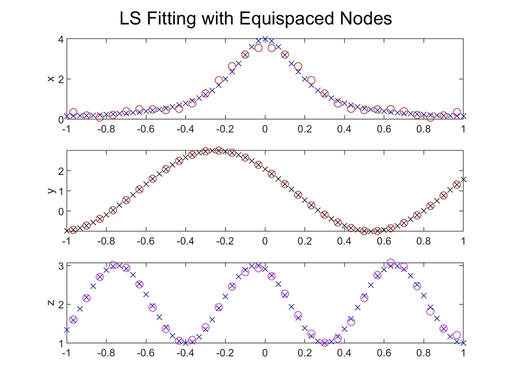
%> input picture hw_2/LS_Fitting_with_Equi_Nodes.jpg (cropped and resized to the size of MATLAB's example picture), 512 x 384 px, given in place of peppers.png, which was not available
$ octave demo_deconv_direct_circulant.m   (GNU Octave 9; MATLAB toolbox functions it lacks are replaced by stand-ins)
%> lines starting %> are read from the running program, lines starting %| are printed output that depends on the picture; pictures that were not available may be replaced by others from this repository, and a replacement may not be noted
### hw_3/demo_scripts/demo_images_blurring/deconvolution_2D_direct.m
function Y = deconvolution_2D_direct( B, T1, T2)
%
%  Y = deconvolution_2D_direct( B, T1, T2);
%
% Input
% =====
%  B: image blurred by separable circulant convolutions
%  T1, T2: circulant convolution matrices in explicit form
% Output
% ======

B1 = T1\B;
Y  = B1/T2;                            %   Y = inv(T1) * B * inv(T2 );

return

%% Programmer
%  Xiaobai Sun
%  Duke CS
%

### hw_3/demo_scripts/demo_images_blurring/deconvolution_2D_viaFFT.m
function X = deconvolution_2D_viaFFT( B, r1, r2, flag_conditioning)
%
%  X = deconvolution_2D_viaFFT( B, r1, r2, flag_conditioning) ;
%
% Input
% ======
% B:  image blurred by separable 2D circulant convolutions
% r1, r2: the leading rows for the circulant convolutions in dim-1 and
%         dim-2
% flag_conditioning: boolean
%
% Output
% =======
% X: image obtained by deconvolution via FFTs

tau_min = 100*eps;

r1hat      = fft(r1);                    % for the blurring operator in dim-1
minSigmaT1 = min( abs(r1hat) );
maxSigmaT1 = max( abs(r1hat) );
kappa1     = maxSigmaT1/minSigmaT1 ;     % condition number of T1

tau1 = tau_min * maxSigmaT1;
if minSigmaT1 < tau1
    fprintf('\n   T1 is near singular');
    if flag_conditioning
      r1small_idx = find( abs(r1hat) < tau1);
      r1hat( r1small_idx ) = tau1;
    end
end

r2hat      = fft(r2);                     % for the blurring operator in dim-2
minSigmaT2 = min( abs(r2hat) );
maxSigmaT2 = max( abs(r2hat) );
kappa2     = maxSigmaT2/minSigmaT2 ;      % condition number of T2

tau2 = tau_min * maxSigmaT2;
if minSigmaT2 < tau2
    fprintf('\n   T2 is near singular');
    if flag_conditioning
     r2small_idx = find( abs(r2hat) < tau2 );
     r2hat( r2small_idx ) = tau2 ;
    end
end

msg_prefix = sprintf('\n   Blurring-model condition numbers ');
msg_suffix = sprintf('\n    [kappa1, kappa2] = [ %0.2e, %0.2e] \n', kappa1, kappa2) ;
fprintf('%s %s', msg_prefix, msg_suffix);

Bhat = fft(B.').' ;
Bhat = ifft( Bhat ) ;
Xhat = diag(1./r1hat) * Bhat * diag(1./r2hat);

X = fft( Xhat );
X = ifft( X.').';
X = real( X);

return

%% programmer
%  Xiaobai Sun
%  Duke CS

### hw_3/demo_scripts/demo_images_blurring/vector_comparison.m
function vec_diffs = vector_comparison (A, B)
%  vec_diffs = vector_comparison (A, B);
%
%  provides comparisons between data arrays A and B of the same dimensions
%                                       size(B) = size(A)
%
% Output: vec_diffs.err     the difference in F-norm between Acs and Bcs
%                  Xcs:= X centered and scaled by Euclidean length length
%         vec_diffs.sim     the similarity between Acs and Bcs
%         vec_diffs.akl     the KL score with Acs as the host
%         vec_diffs.bkl     the KL score with Bcs as the host

asize = size(A);
bsize = size(B);

Acentered = A - sum( A, "all")/prod(asize);
Bcentered = B - sum( B, "all")/prod(bsize);

Alength = norm( Acentered, 'fro');
Blength = norm( Bcentered, 'fro');

Acs = Acentered/Alength;        % centered and scaled
Bcs = Bcentered/Blength;

derr = norm( Acs - Bcs,  'fro');
dsim = sum(  Acs .* Bcs, "all");

%% ... output

vec_diffs.err = derr;
vec_diffs.sim = dsim;

%%
fprintf('\n     display the histograms ... ')
figure
subplot(2,1,1)
histogram( Acs(:) );
subplot(2,1,2)
histogram( Bcs(:) );

end

%% programmer
%  Xiaobai Sun
%  Duke CS

### hw_3/demo_scripts/demo_images_blurring/gen_circulant_convolution.m
function [c, r, T] = gen_circulant_convolution(n, b)
% [c, r, T] = gen_circulant_convolution(n, b);
%
% Input
% =====
% n   the signal length
% b   the convolution support, b <= n
% Output
% ======
% c, r : the leading column and row of the circulant matrix
%        for compressive representation
% T    : the circument matrix in explicit form
%        unweighted (can be changed into weighted)
%

kl = floor(b/2);              % half-bandwidth in the lower triangular
ku = b - kl - 1 ;             % half-bandwidth in the upper triangular

c = -[ ones(1+kl,1); zeros(n-(kl+ku+1),1) ; ones(ku,1) ];  % leading column
r = -[ ones(1+ku,1); zeros(n-(kl+ku+1),1) ; ones(kl,1) ];  % leading row
c(1) = 2 ;                                                 % the diagonal element
r(1) = 2 ;

T = toeplitz(c,r);        % circulant matrix in explicit form

end

%% programmer
%  Xiaobai Sun
%  Duke CS

### hw_3/demo_scripts/demo_images_blurring/demo_deconv_direct_circulant.m
% demo_deconv_directcirculant
%
% demo objectives
%    Direct deconvolution methods
%       deconvolution without DFT (brute-force)
%       deconvolution via FFT (for both efficiency and preconditioning)
%
%    Blurring process
%    -- convoluted, circulant/non-circulant, narrow/broad support
%    -- weighted or unweighted (such as the Laplacian weights)
%    -- separable or non-separable (more or less compressible)
%
%    Deblurring methods (deconvolution)
%    -- If (close to) circulent in any dimension,
%       use FFT along that dimension not only for efficiency
%       but also for the feasibility of conditioning for deblurring
%    -- Otherwise, brute-force direct or iterative
%                   (or preceded by direct, corrected by iterative)
%    -- sensitive if ill-conditioned and without preconditioning
%
%    Measures of reconstruction evaluation against the ground-truth
%    -- difference
%    -- similarity
%    -- KL discrepancy


close all
clear all

fprintf('\n\n   %s began ...\n',  mfilename );

%% ... load an image

Igray = imread('peppers.png');
%> Igray is the input picture: size 384x512x3 uint8; mean R, G, B 247.1, 246.1, 247.1
Igray = double( rgb2gray( Igray ) );
%> Igray: size 384x512 double

[n1,n2] = size( Igray );
%> n1 = 384; n2 = 512

%% ... create a circulant convolution kernel

band_cases = {'even-band-narrow', ...
              'even-band-not-narrow', ...
              'odd-band-narrow', ...
              'odd-band-not-narrow'};

for k = 1 : length(band_cases)
    fprintf('\n   case %d = %s', k, band_cases{k} );
end
idx = input('\n   enter the index to a demo case = ');
%> the answer given: 3

%% ... create a simulated convolution process

switch band_cases{idx}     % b = kl + ku + 1 the total band of support
    case 'even-band-narrow'
        b = 4;
    case 'odd-band-narrow'            % ill-conditioned
        b = 3;
    case 'even-band-not-narrow'
        b = 28;
    case 'odd-band-not-narrow'
        b = 27;
    otherwise
        error('unsupported demo case')
end

fprintf('\n   the convolution kernel support: b = %d  ', b );
fprintf('\n   generate and display the blurred image ... ');

%% ... contruction of the circulant convolution operators(without weights)

[c1, r1, T1] = gen_circulant_convolution( n1, b);

[c2, r2, T2] = gen_circulant_convolution( n2, b);

%% ... blur the 2D image with separable circulant convolutions

B  = T1 * Igray ;       % in dim-1
B  = B * T2;            % in dim-2
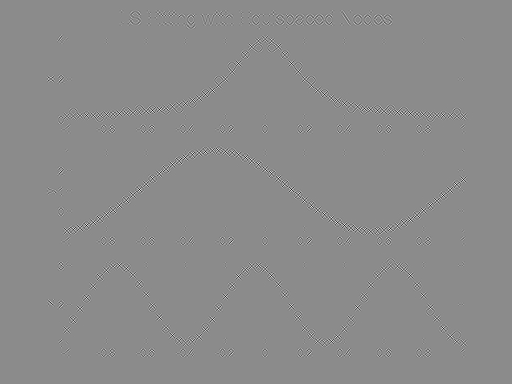
%> B: size 384x512 double; min -1030, max 852, mean 0; drawn with min black and max white

figure
subplot(2,2,1)
imagesc(Igray)
subplot(2,2,3)
imagesc(T1);
xlabel('blurring in dim-1')
subplot(2,2,2)
imagesc(T2);
xlabel('blurring in dim-2')
subplot(2,2,4)
imagesc( B ) ;
xlabel('the blurred image')
axis image
colormap('gray')
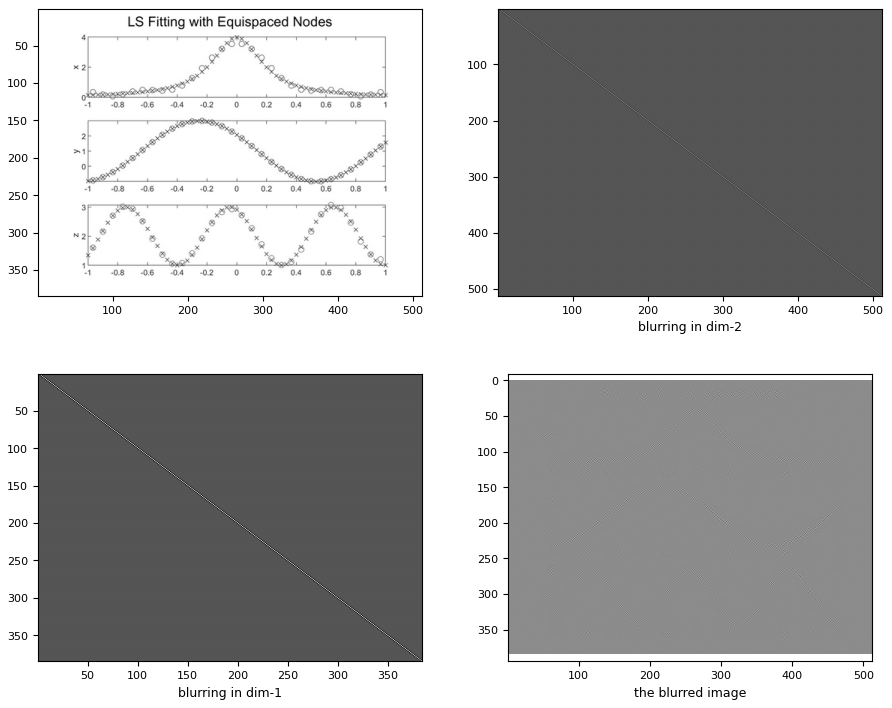
%> figure redrawn from the program's plot data, 4 panels


%%  ... deconvoluion via brute force solver : higher complexity

fprintf('\n\n   press a key for DEconvolution via brute force inversion ... \n')
pause();

Y = deconvolution_2D_direct( B, T1, T2) ;
%> in deconvolution_2D_direct, `B1 = T1\B;`:
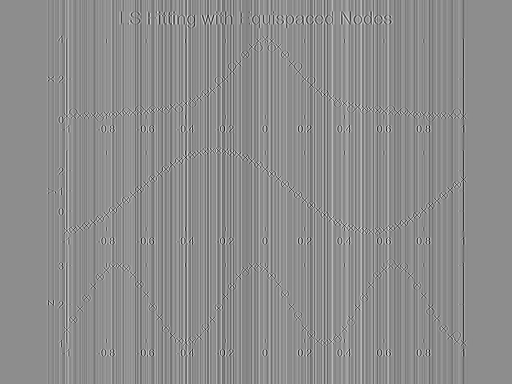
%> B1: size 384x512 double; min -504.1, max 405.5, mean 1; drawn with min black and max white
%> in deconvolution_2D_direct, `Y  = B1/T2;`:
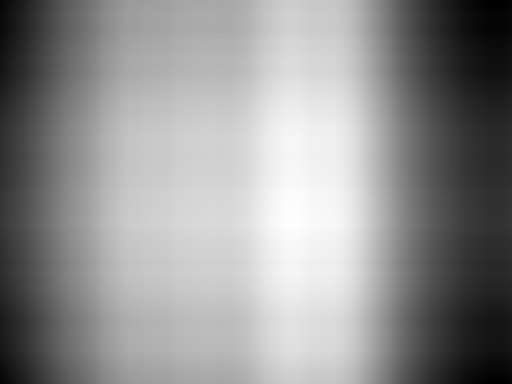
%> Y: size 384x512 double; min 1.66e+17, max 1.66e+17, mean 1.66e+17; drawn with min black and max white

clear T1 T2

figure
imagesc( Y )
colormap('gray')
axis image
title('deconvolution by brute force direct solver');


%% ... (circulant) deconvolution via FFT

fprintf('\n   press a key for DEconvolution via FFT diagonalization ...');
pause();

flag_conditioning = input('\n   conditioning when necessary ? [1 or 0] = ');
%> the answer given: 1
X = deconvolution_2D_viaFFT( B, r1, r2, flag_conditioning) ;
%|    Blurring-model condition numbers
%|     [kappa1, kappa2] = [ Inf, Inf]
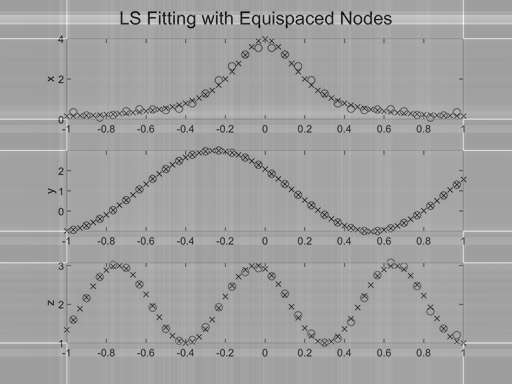
%> X: size 384x512 double; min -248.2, max 142.4, mean 0; drawn with min black and max white

figure
imagesc( X )
colormap('gray')
axis image
title('deconvolution via FFT ');

%% ... comparison in reconstruction accuracy

fprintf('\n   Post-evaluation against the ground-truth ...');

Ydiff = vector_comparison (Igray, Y);
%> in vector_comparison, `Alength = norm( Acentered, 'fro');`: Alength = 13720.7
%> in vector_comparison, `Blength = norm( Bcentered, 'fro');`: Blength = 190604646.3
%> in vector_comparison, `derr = norm( Acs - Bcs,  'fro');`: derr = 1.42
%> in vector_comparison, `dsim = sum(  Acs .* Bcs, "all");`: dsim = -0.00572
%> in vector_comparison, `vec_diffs.err = derr;`: vec_diffs.err = 1.42
%> in vector_comparison, `vec_diffs.sim = dsim;`: vec_diffs.sim = -0.00572
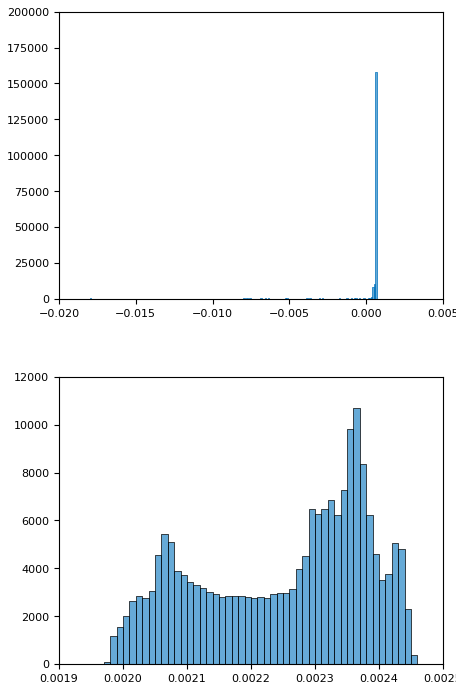
%> figure redrawn from the program's plot data, 2 panels; panel 1: tallest bar 158075 high, from x = 0.0006 to 0.0007; panel 2: tallest bar 10681 high, from x = 0.00236 to 0.00237
%> Ydiff = {err 1.42, sim -0.00572}
Xdiff = vector_comparison (Igray, X);
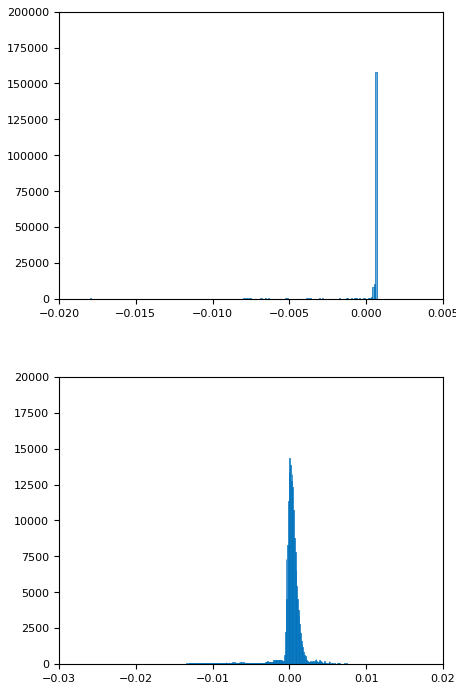
%> figure redrawn from the program's plot data, 2 panels; panel 1: tallest bar 158075 high, from x = 0.0006 to 0.0007; panel 2: tallest bar 14314 high, from x = 0 to 0.0001
%> Xdiff = {err 0.505, sim 0.872}


msg_prefix = sprintf('\n   Reconstruction error:\n    [Yerr(brute-force), Xerr(FFT)]');
msg_suffix = sprintf(' = [%0.2e,  %0.2e]', Ydiff.err, Xdiff.err);
%> msg_suffix = ' = [1.42e+00,  5.05e-01]'
fprintf('%s %s', msg_prefix, msg_suffix);
%|    Reconstruction error:
%|     [Yerr(brute-force), Xerr(FFT)]  = [1.42e+00,  5.05e-01]

msg_prefix = sprintf('\n   Reconstruction similarity:\n    [Ysim, Xsim]');
msg_suffix = sprintf(' = [%0.2e,  %0.2e]', Ydiff.sim, Xdiff.sim );
%> msg_suffix = ' = [-5.72e-03,  8.72e-01]'
fprintf('%s %s', msg_prefix, msg_suffix);
%|    Reconstruction similarity:
%|     [Ysim, Xsim]  = [-5.72e-03,  8.72e-01]

%%

fprintf('\n\n   %s ended \n\n',  mfilename );

return

%%
%% Xiaobai Sun
%% Duke CS
%% Last revision: March 2023
%%
